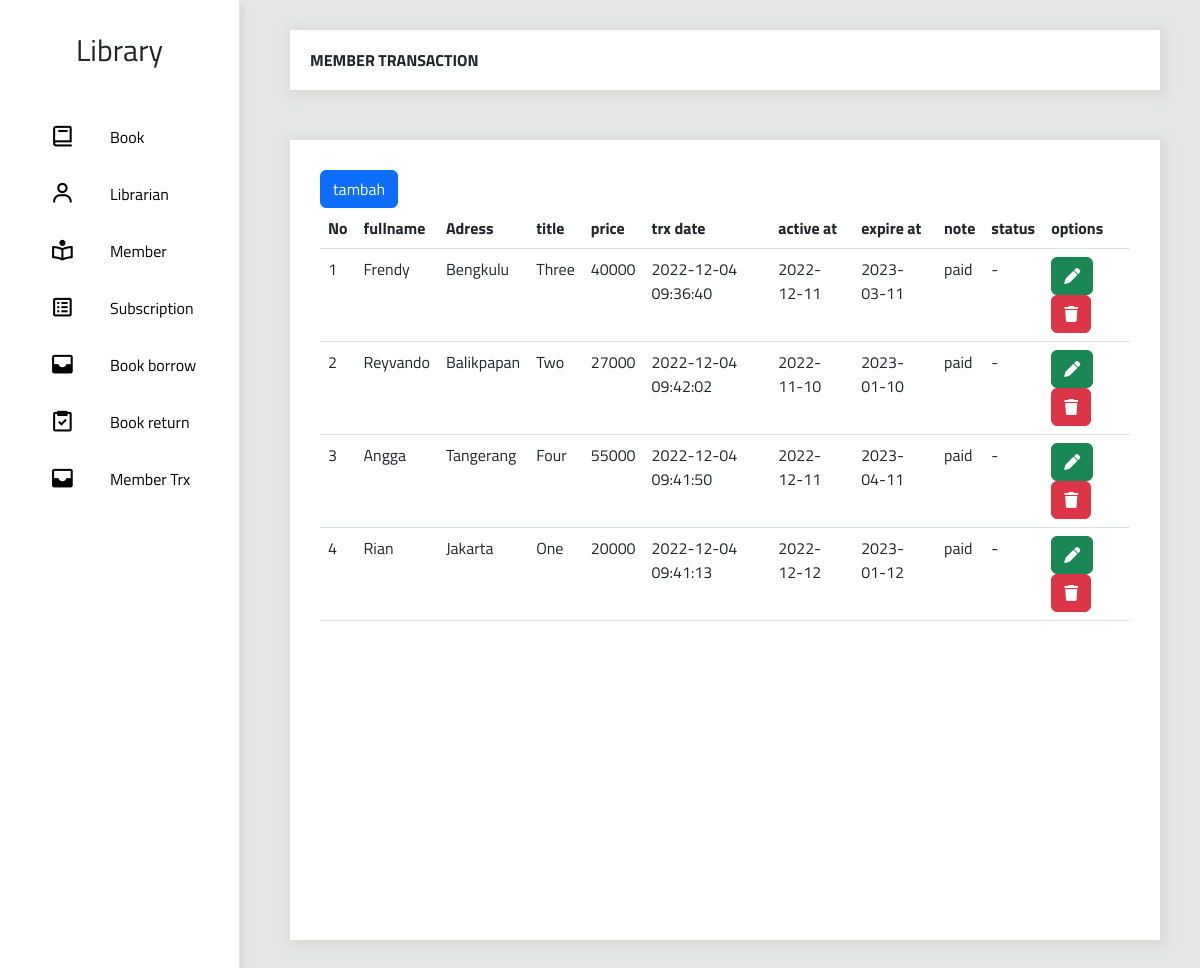
Page /index.php/membertrx on the committed database.
### tables this page shows
CREATE TABLE `member_trxs` (
  `id` int(11) NOT NULL,
  `member_id` int(11) NOT NULL,
  `subs_id` int(11) DEFAULT NULL,
  `trx_date` datetime DEFAULT NULL,
  `active_at` date DEFAULT NULL,
  `expire_at` date DEFAULT NULL,
  `status` enum('paid','unpaid') DEFAULT NULL,
  `total_order` double DEFAULT NULL,
  `note` varchar(255) DEFAULT NULL,
  `created_at` timestamp NULL DEFAULT NULL,
  `updated_at` timestamp NULL DEFAULT NULL
);

CREATE TABLE `members` (
  `id` int(11) NOT NULL,
  `nik` varchar(20) NOT NULL,
  `full_name` varchar(100) NOT NULL,
  `phone` varchar(15) NOT NULL,
  `address` varchar(200) DEFAULT NULL,
  `born_place` varchar(50) NOT NULL,
  `born_date` date NOT NULL,
  `gender` enum('L','P','O') NOT NULL,
  `country` varchar(100) DEFAULT NULL,
  `nationality` enum('WNI') DEFAULT 'WNI',
  `is_active` tinyint(1) DEFAULT 1,
  `created_at` timestamp NULL DEFAULT NULL,
  `updated_at` timestamp NULL DEFAULT NULL
);

CREATE TABLE `subscriptions` (
  `id` int(11) NOT NULL,
  `title` varchar(50) NOT NULL,
  `month` tinyint(6) NOT NULL,
  `price` float NOT NULL,
  `is_active` tinyint(1) NOT NULL DEFAULT 1,
  `created_at` timestamp NULL DEFAULT NULL,
  `updated_at` timestamp NULL DEFAULT NULL
);

### application/controllers/Membertrx.php (called while the page is built, shortened)
<?php
class Membertrx extends CI_Controller
{
    public function __construct()
    {
        $this->load->model('Membertrx_model', 'membertrx');
        $this->load->model('Subscription_model', 'subscription');
        $this->load->model('Member_model', 'member');
        $this->load->library('form_validation');
    }
    public function index()
    {
        $data['membertrx'] = $this->membertrx->all();
        $this->load->view('template/header3');
        $this->load->view('template/navbar');
        $this->load->view('membertrx/index', $data);
        $this->load->view('template/footer');
    }
}

### index.php (called while the page is built, shortened)
<?php
require_once BASEPATH.'core/CodeIgniter.php';

### application/models/Membertrx_model.php (called while the page is built, shortened)
<?php
class Membertrx_model extends CI_Model{
    public function all(){
        return $this->db->query("SELECT member_trxs.*,member_trxs.id as idtrx,member_trxs.status as statustrx,members.*,subscriptions.* FROM `member_trxs`inner join members on member_trxs.member_id=members.id inner join subscriptions on subscriptions.id= member_trxs.subs_id;")->result();
    }
}

### application/views/membertrx/index.php (the view, shortened to what this page needs)
<div class="content">
            <div class="top bg-white" style="font-weight:bold;padding-left:20px;display:grid; align-items:center">
                MEMBER TRANSACTION
            </div>
            <div class="bottom">
<table class="table">
<a href="<?= base_url('index.php/membertrx/add')?>" class="btn btn-primary"> tambah</a>
    <tr>
      <th scope="col">No</th>
      <th scope="col">fullname</th>
      <th scope="col">Adress</th>
      <th scope="col">title</th>
      <th scope="col">price</th>
      <th scope="col">trx date</th>
      <th scope="col">active at</th>
      <th scope="col">expire at</th>
      <th scope="col">note</th>
      <th scope="col">status</th>
      <th scope="col">options</th>
    </tr>
    <tr>
        <?php
        $no=1;
        foreach($membertrx as $key=>$data) { ?>
            <tr>
                <td><?= $no++ ?> </td>
                <td><?= $data->full_name ?></td>
                <td><?= $data->address ?></td>
                <td><?= $data->title?></td>
                <td><?= $data->price ?></td>
                <td><?= $data->trx_date?></td>
                <td><?= $data->active_at ?></td>
                <td><?= $data->expire_at ?></td>
                <td><?= $data->statustrx ?></td>
                <td><?= $data->note ?></td>
                <td><a href="<?= base_url('index.php/membertrx/edit/'.$data->idtrx)?>" class="btn btn-success"><i class="fa-solid fa-pen"></i></a>
                <a href="<?= base_url('index.php/membertrx/delete/'.$data->idtrx)?>"class="btn btn-danger"><i class="fa-solid fa-trash"></i></a>
            </td>
            </tr>
        <?php } ?>
</table>

### application/views/template/header3.php (style rules this page uses)
* { font-family: 'Titillium Web', sans-serif }
body { background-color: #e6e8e8; }
.content { display: grid; grid-template-rows: 90px auto; }
.navigation, .content { height: 100%; }
* { text-decoration: none; }
.top { margin: 30px 40px 0 40px; box-shadow: 2px 2px 10px 5px #dbdbd9; }
.bottom { margin: 50px 40px 40px 40px; min-height: 100vh; box-shadow: 2px 2px 10px 5px #dbdbd9; background-color: white; padding: 30px; }

### rows in the picture
member_trxs: member.full_name "Frendy", member.address "Bengkulu", subscriptions.title "Three", subscriptions.price "40000", trx_date "2022-12-04 09:36:40", active_at "2022-12-11", expire_at "2023-03-11", status "paid", note "-"
member_trxs: member.full_name "Reyvando", member.address "Balikpapan", subscriptions.title "Two", subscriptions.price "27000", trx_date "2022-12-04 09:42:02", active_at "2022-11-10", expire_at "2023-01-10", status "paid", note "-"
member_trxs: member.full_name "Angga", member.address "Tangerang", subscriptions.title "Four", subscriptions.price "55000", trx_date "2022-12-04 09:41:50", active_at "2022-12-11", expire_at "2023-04-11", status "paid", note "-"
member_trxs: member.full_name "Rian", member.address "Jakarta", subscriptions.title "One", subscriptions.price "20000", trx_date "2022-12-04 09:41:13", active_at "2022-12-12", expire_at "2023-01-12", status "paid", note "-"
